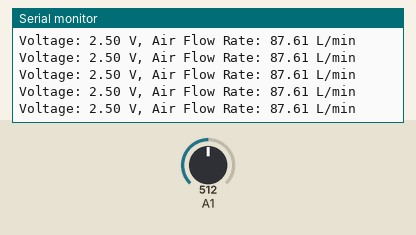
This sketch was run on a simulated Arduino Uno, built with avr-gcc and run on an emulated ATmega328P. Parts: the last lines printed to the serial monitor. Inputs (shaded band) come from the test bench; at power-on: A1 = 512.

Above: at 1.2 s.
1.3 s: A1 set to 551
At 1.36 s:
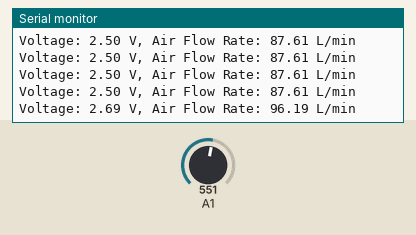
4.3 s: A1 set to 575
At 4.33 s:
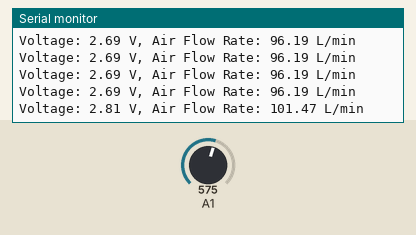
Timing chart, 0 to 7.3 s (numbered marks = the images above; inputs shaded):
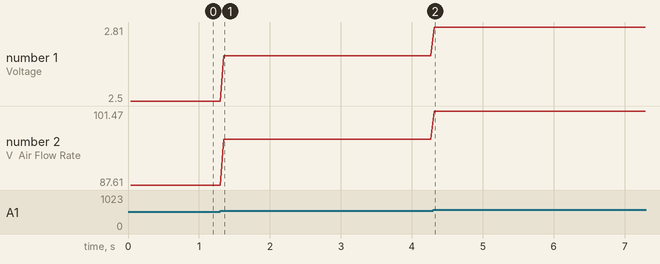

The sketch:

Air_flow_meter.ino
```cpp
/*
  ReadAirFlowRate

  Reads an analog input on pin A1, converts it to a voltage, maps it to the air flow rate,
  and prints the result to the Serial Monitor.

*/

// the setup routine runs once when you press reset:
void setup() {
  // initialize serial communication at 9600 bits per second:
  Serial.begin(9600);
  // Ensure initial air flow rate is appropriate
  Serial.println("Starting air flow rate measurement...");
}

// the loop routine runs over and over again forever:
void loop() {
  // read the input on analog pin A1:
  int sensorValue = analogRead(A1);
  // Convert the analog reading (which goes from 0 - 1023) to a voltage (0 - 5V):
  float voltage = sensorValue * (5.0 / 1023.0);

  // Map the voltage to the air flow rate
  float airFlowRate;
  if (voltage < 1.0) {
    airFlowRate = 0.0; // Set air flow rate to 0 when voltage is below 1V
  } else {
    airFlowRate = map(voltage, 1.0, 5.0, 20.0, 200.0);
  }

  // Print out the values you read:
  Serial.print("Voltage: ");
  Serial.print(voltage);
  Serial.print(" V, Air Flow Rate: ");
  Serial.print(airFlowRate);
  Serial.println(" L/min");

  // Delay for a moment before the next reading
  delay(50); // 50 milliseconds delay
}

// Custom map function to handle float values
float map(float x, float in_min, float in_max, float out_min, float out_max) {
  return (x - in_min) * (out_max - out_min) / (in_max - in_min) + out_min;
}
```

Measured:
- after the input at 1.3 s, the serial monitor: prints a new line after 0.05 s (image 1)
- after the input at 4.3 s, the serial monitor: prints a new line at once (image 2)
- plotted number 1: 2.5 → 2.69 after the input at 1.3 s, 2.69 → 2.81 after the input at 4.3 s
- plotted number 2: 87.61 → 96.19 after the input at 1.3 s, 96.19 → 101.47 after the input at 4.3 s
